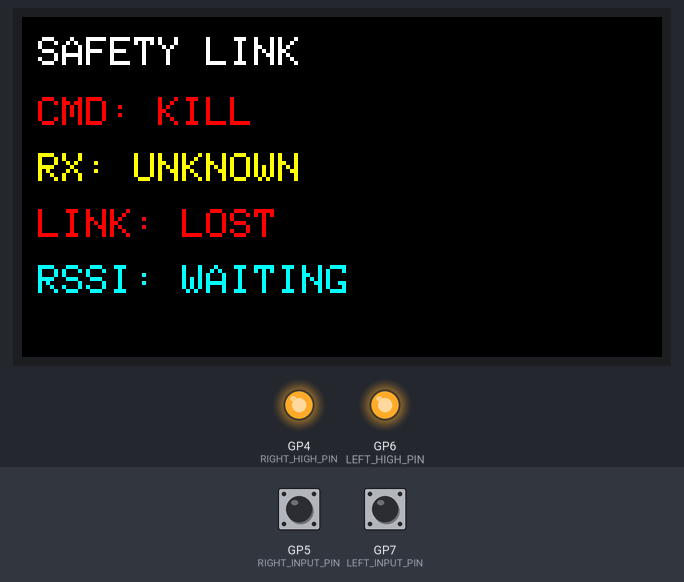
A sketch run on a simulated Raspberry Pi Pico. Parts: 320×170 colour display, output pins drawn as LEDs (lit = HIGH). The inputs (shaded band) are chosen by the test bench; at power-on: GP7 (LEFT_INPUT_PIN) LOW, GP5 (RIGHT_INPUT_PIN) LOW. What the sketch prints to the serial monitor is not drawn.

Above: at 1.4 s.
1.5 s: GP7 (LEFT_INPUT_PIN) pulled HIGH for 0.15 s
At 2.9 s:
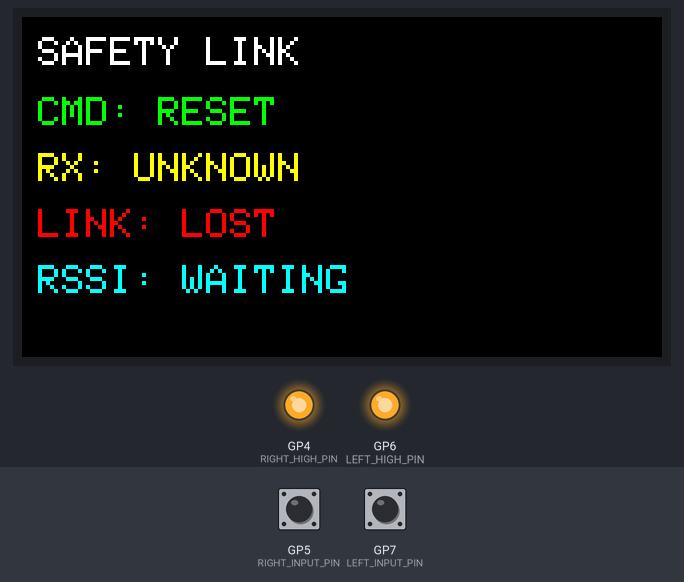
3.3 s: GP5 (RIGHT_INPUT_PIN) pulled HIGH for 1 s
At 5.3 s:
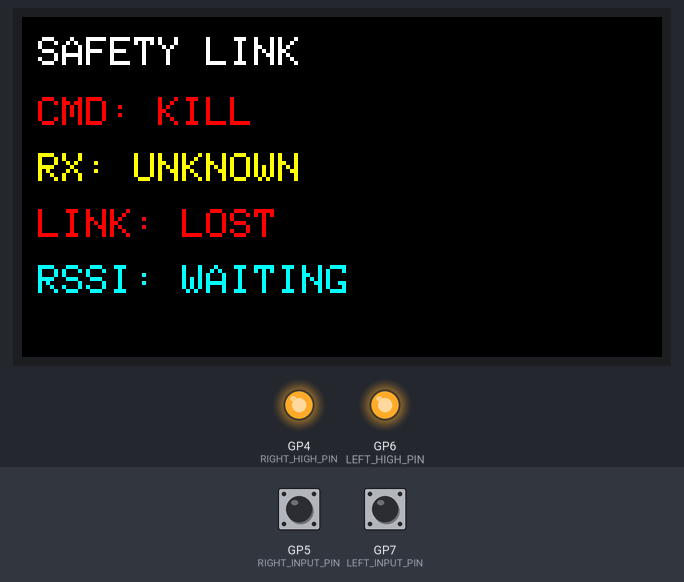
5.8 s: GP7 (LEFT_INPUT_PIN) pulled HIGH for 1 s
At 7.2 s:
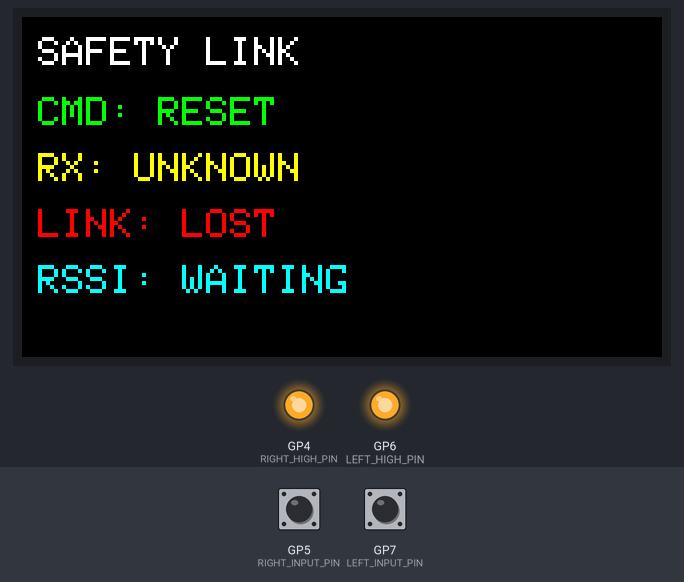
8.3 s: GP5 (RIGHT_INPUT_PIN) pulled HIGH for 0.15 s
At 9.2 s:
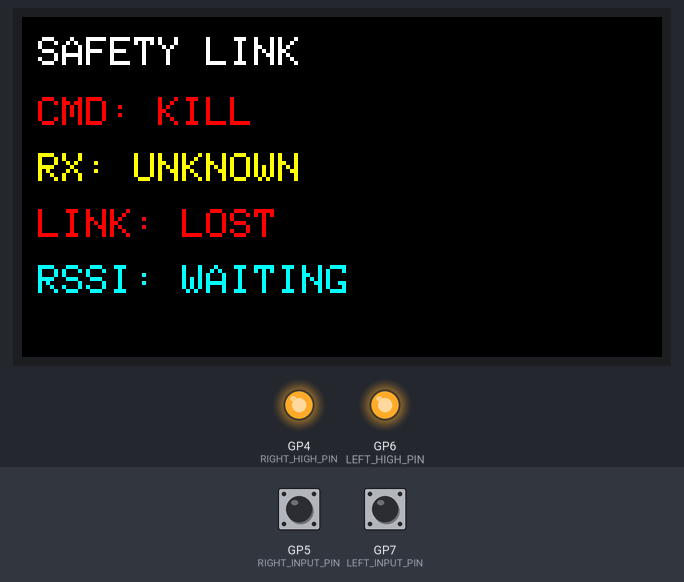
Timing chart, 0 to 11.0 s (numbered marks = the images above; inputs shaded):
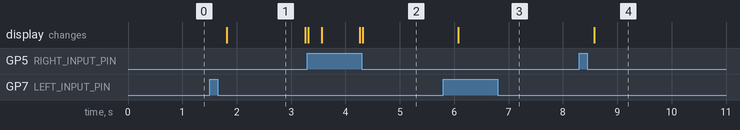

Measured:
- after the input at 1.5 s, the display: changes after 0.31 s (image 1)
- after the input at 3.3 s, the display: first differs from a run without the input after 0.27 s (image 2)
- after the input at 5.8 s, the display: changes after 0.27 s (image 3)
- after the input at 8.3 s, the display: changes after 0.27 s (image 4)
- what the display in image 1 shows lasts 1.5 s, from 1.8 s to 3.3 s

The sketch:

transmitter.ino
```cpp
#include <Arduino.h>
#include <Adafruit_GFX.h>
#include <Adafruit_ST7789.h>

constexpr uint8_t RADIO_TX = 0;
constexpr uint8_t RADIO_RX = 1;
constexpr uint32_t RADIO_BAUD = 57600;

// Normally-open buttons wired across GPIO pairs.
constexpr uint8_t RIGHT_HIGH_PIN = 4;
constexpr uint8_t RIGHT_INPUT_PIN = 5;
constexpr uint8_t LEFT_HIGH_PIN = 6;
constexpr uint8_t LEFT_INPUT_PIN = 7;

constexpr uint32_t DEBOUNCE_MS = 35;
constexpr uint32_t HEARTBEAT_INTERVAL_MS = 250;
constexpr uint32_t LINK_TIMEOUT_MS = 2000;

// LCDwiki 1.9 inch IPS (ST7789, 170 x 320), connected to SPI1.
constexpr uint8_t LCD_SCK = 10;
constexpr uint8_t LCD_MOSI = 11;
constexpr uint8_t LCD_RESET = 12;
constexpr uint8_t LCD_DC = 13;
constexpr uint8_t LCD_CS = 14;
constexpr uint32_t DISPLAY_INTERVAL_MS = 250;
constexpr uint32_t MAVLINK_HEARTBEAT_INTERVAL_MS = 1000;

struct Button {
  uint8_t inputPin;
  bool rawState;
  bool stableState;
  uint32_t changedAt;
};

enum class LatchedState : uint8_t {
  KILL,
  RESET
};

Button rightButton{RIGHT_INPUT_PIN, HIGH, HIGH, 0};
Button leftButton{LEFT_INPUT_PIN, HIGH, HIGH, 0};

char radioLine[64];
size_t radioLineLength = 0;
uint32_t nextSequence = 1;
uint32_t lastHeartbeatSent = 0;
uint32_t lastAckReceived = 0;
bool linkEstablished = false;
bool linkWasHealthy = false;
uint32_t lastDisplayUpdate = 0;
uint32_t lastMavlinkHeartbeat = 0;
uint8_t localRssi = 0;
uint8_t remoteRssi = 0;
bool rssiAvailable = false;
LatchedState receiverState = LatchedState::KILL;
bool receiverStateKnown = false;

Adafruit_ST7789 tft(&SPI1, LCD_CS, LCD_DC, LCD_RESET);

// MAVLink traffic inserted by SiK when S6 MAVLINK=1 is binary.  Keep it
// separate from the text CMD/HB/ACK protocol.
bool mavlinkPacket = false;
uint8_t mavlinkMagic = 0;
uint8_t mavlinkLength = 0;
uint8_t mavlinkIndex = 0;
uint16_t mavlinkBytesRemaining = 0;
uint32_t mavlinkMessageId = 0;
uint8_t mavlinkRssi = 0;
uint8_t mavlinkRemoteRssi = 0;

// Safe default after power-up or watchdog reset.
LatchedState latchedState = LatchedState::KILL;

const char* stateName() {
  return latchedState == LatchedState::RESET ? "RESET" : "KILL";
}

uint16_t mavlinkChecksumAccumulate(uint8_t byte, uint16_t checksum) {
  uint8_t temp = byte ^ static_cast<uint8_t>(checksum & 0xFF);
  temp ^= temp << 4;
  return (checksum >> 8) ^ (static_cast<uint16_t>(temp) << 8) ^
         (static_cast<uint16_t>(temp) << 3) ^ (temp >> 4);
}

void sendMavlinkHeartbeat() {
  // MAVLink 1 HEARTBEAT (message 0).  SiK uses this to enable automatic
  // RADIO_STATUS injection; the safety protocol does not depend on it.
  static uint8_t mavlinkSequence = 0;
  const uint8_t frame[] = {0xFE, 9, mavlinkSequence++, 201, 191, 0,
                           0, 0, 0, 0, 18, 0, 0, 4, 3};
  uint16_t checksum = 0xFFFF;
  for (uint8_t i = 1; i < sizeof(frame); ++i) checksum = mavlinkChecksumAccumulate(frame[i], checksum);
  checksum = mavlinkChecksumAccumulate(50, checksum);  // HEARTBEAT CRC extra.
  Serial1.write(frame, sizeof(frame));
  Serial1.write(static_cast<uint8_t>(checksum & 0xFF));
  Serial1.write(static_cast<uint8_t>(checksum >> 8));
}

void sendStatePacket(const char* packetType) {
  Serial1.print(packetType);
  Serial1.print(',');
  Serial1.print(nextSequence++);
  Serial1.print(',');
  Serial1.println(stateName());
  lastHeartbeatSent = millis();
}

void sendCommand(LatchedState newState) {
  latchedState = newState;
  Serial.print("Latched state: ");
  Serial.println(stateName());
  sendStatePacket("CMD");
}

void processRadioLine(char* line) {
  unsigned long ackSequence;
  char ackState[8];

  if (sscanf(line, "ACK,%lu,%7s", &ackSequence, ackState) != 2) return;
  if (strcmp(ackState, "RESET") != 0 && strcmp(ackState, "KILL") != 0) return;

  lastAckReceived = millis();
  receiverState = strcmp(ackState, "RESET") == 0 ? LatchedState::RESET
                                                   : LatchedState::KILL;
  receiverStateKnown = true;
  if (!linkEstablished) {
    linkEstablished = true;
    Serial.println("Receiver link established");
  }
}

void processMavlinkByte(uint8_t byte) {
  if (!mavlinkPacket) {
    if (byte != 0xFE && byte != 0xFD) return;
    mavlinkPacket = true;
    mavlinkMagic = byte;
    mavlinkIndex = 0;
    mavlinkMessageId = 0;
    return;
  }

  ++mavlinkIndex;
  if (mavlinkIndex == 1) {
    mavlinkLength = byte;
    // After LEN: MAVLink 1 has 6 header/checksum bytes, MAVLink 2 has 11.
    mavlinkBytesRemaining = mavlinkLength + (mavlinkMagic == 0xFE ? 6 : 11);
    return;
  }

  if (mavlinkMagic == 0xFE && mavlinkIndex == 5) mavlinkMessageId = byte;
  if (mavlinkMagic == 0xFD && mavlinkIndex >= 7 && mavlinkIndex <= 9) {
    mavlinkMessageId |= static_cast<uint32_t>(byte) << (8 * (mavlinkIndex - 7));
  }

  const uint8_t payloadStart = mavlinkMagic == 0xFE ? 6 : 10;
  const bool isRadioStatus = mavlinkMessageId == 109 || mavlinkMessageId == 166;
  // RADIO_STATUS/RADIO pack rxerrors/fixed first; rssi/remrssi are payload
  // offsets 4 and 5 even though they are listed first in the XML definition.
  if (isRadioStatus && mavlinkIndex == payloadStart + 4) mavlinkRssi = byte;
  if (isRadioStatus && mavlinkIndex == payloadStart + 5) mavlinkRemoteRssi = byte;

  if (--mavlinkBytesRemaining == 0) {
    if (isRadioStatus && mavlinkLength >= 6) {
      localRssi = mavlinkRssi;
      remoteRssi = mavlinkRemoteRssi;
      rssiAvailable = true;
    }
    mavlinkPacket = false;
  }
}

void updateDisplay() {
  const bool linkHealthy = linkEstablished && millis() - lastAckReceived < LINK_TIMEOUT_MS;
  tft.fillScreen(ST77XX_BLACK);
  tft.setTextWrap(false);
  tft.setTextSize(2);
  tft.setCursor(8, 10);
  tft.setTextColor(ST77XX_WHITE);
  tft.println("SAFETY LINK");
  tft.setCursor(8, 40);
  tft.setTextColor(latchedState == LatchedState::KILL ? ST77XX_RED : ST77XX_GREEN);
  tft.print("CMD: ");
  tft.println(stateName());
  tft.setCursor(8, 68);
  if (linkHealthy && receiverStateKnown) {
    tft.setTextColor(receiverState == LatchedState::KILL ? ST77XX_RED : ST77XX_GREEN);
    tft.print("RX: ");
    tft.println(receiverState == LatchedState::RESET ? "RESET" : "KILL");
  } else {
    tft.setTextColor(ST77XX_YELLOW);
    tft.println("RX: UNKNOWN");
  }
  tft.setCursor(8, 96);
  tft.setTextColor(linkHealthy ? ST77XX_GREEN : ST77XX_RED);
  tft.println(linkHealthy ? "LINK: OK" : "LINK: LOST");
  tft.setTextColor(ST77XX_CYAN);
  tft.setCursor(8, 124);
  if (rssiAvailable) {
    tft.print("RSSI L: ");
    tft.println(localRssi);
    tft.setCursor(8, 148);
    tft.print("RSSI R: ");
    tft.println(remoteRssi);
  } else {
    tft.println("RSSI: WAITING");
  }
}

void readRadio() {
  while (Serial1.available()) {
    const uint8_t byte = static_cast<uint8_t>(Serial1.read());
    if (mavlinkPacket || byte == 0xFE || byte == 0xFD) {
      processMavlinkByte(byte);
      continue;
    }
    const char c = static_cast<char>(byte);
    // Our radio protocol is ASCII. Ignore other bytes that cannot form a line.
    if (c != '\r' && c != '\n' && (byte < 0x20 || byte > 0x7E)) continue;
    if (c == '\r') continue;

    if (c == '\n') {
      radioLine[radioLineLength] = '\0';
      processRadioLine(radioLine);
      radioLineLength = 0;
    } else if (radioLineLength < sizeof(radioLine) - 1) {
      radioLine[radioLineLength++] = c;
    } else {
      radioLineLength = 0;
    }
  }
}

bool wasPressed(Button& button) {
  const bool raw = digitalRead(button.inputPin);
  const uint32_t now = millis();

  if (raw != button.rawState) {
    button.rawState = raw;
    button.changedAt = now;
  }

  if (raw != button.stableState && now - button.changedAt >= DEBOUNCE_MS) {
    button.stableState = raw;
    return button.stableState == HIGH;
  }

  return false;
}

void setup() {
  Serial.begin(115200);

  pinMode(RIGHT_HIGH_PIN, OUTPUT);
  digitalWrite(RIGHT_HIGH_PIN, HIGH);
  pinMode(RIGHT_INPUT_PIN, INPUT_PULLDOWN);

  pinMode(LEFT_HIGH_PIN, OUTPUT);
  digitalWrite(LEFT_HIGH_PIN, HIGH);
  pinMode(LEFT_INPUT_PIN, INPUT_PULLDOWN);

  rightButton.rawState = rightButton.stableState = digitalRead(RIGHT_INPUT_PIN);
  leftButton.rawState = leftButton.stableState = digitalRead(LEFT_INPUT_PIN);

  Serial1.setTX(RADIO_TX);
  Serial1.setRX(RADIO_RX);
  Serial1.begin(RADIO_BAUD);

  SPI1.setSCK(LCD_SCK);
  SPI1.setTX(LCD_MOSI);
  SPI1.begin();
  tft.init(170, 320);
  tft.setRotation(1);
  updateDisplay();

  rp2040.wdt_begin(3000);
  Serial.println("Operator transmitter ready");
  Serial.println("Latched state: KILL");

  // Cause the first heartbeat to be sent immediately.
  lastHeartbeatSent = millis() - HEARTBEAT_INTERVAL_MS;
}

void loop() {
  rp2040.wdt_reset();
  readRadio();

  const bool rightPressed = wasPressed(rightButton);
  const bool leftPressed = wasPressed(leftButton);

  // RIGHT is KILL and takes priority if both buttons are pressed together.
  if (rightPressed) {
    sendCommand(LatchedState::KILL);
  } else if (leftPressed) {
    sendCommand(LatchedState::RESET);
  }

  if (millis() - lastHeartbeatSent >= HEARTBEAT_INTERVAL_MS) {
    sendStatePacket("HB");
  }

  if (millis() - lastMavlinkHeartbeat >= MAVLINK_HEARTBEAT_INTERVAL_MS) {
    lastMavlinkHeartbeat = millis();
    sendMavlinkHeartbeat();
  }

  const bool linkHealthy = linkEstablished &&
                           millis() - lastAckReceived < LINK_TIMEOUT_MS;
  if (linkHealthy != linkWasHealthy) {
    linkWasHealthy = linkHealthy;
    Serial.println(linkHealthy ? "Receiver link healthy" : "Receiver link lost");
  }

  if (millis() - lastDisplayUpdate >= DISPLAY_INTERVAL_MS) {
    lastDisplayUpdate = millis();
    updateDisplay();
  }
}
```
